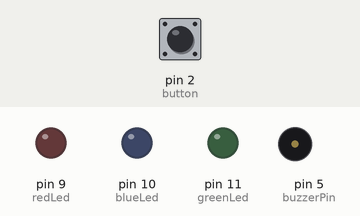
Recording of a sketch running on a simulated Arduino Uno, built with avr-gcc and run on an emulated ATmega328P. Shown: output pins drawn as LEDs (lit = HIGH), buzzer (waves = sounding). The inputs (shaded band) are chosen by the test bench; at power-on: pin 2 (button) LOW.

Above: at 1.2 s.
1.3 s: pin 2 (button) pulled HIGH for 0.15 s
At 1.8 s:
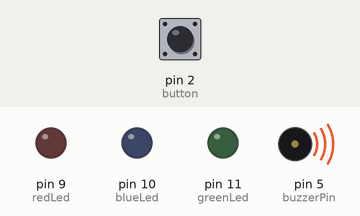
Timing chart, 0 to 10.4 s (numbered marks = the images above; inputs shaded):
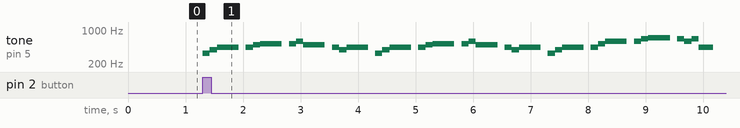

The sketch:

lab7_level3.ino
```cpp
// C++ code
// Emre YILMAZ
// 13.07.2021

int buzzerPin = 5; // buzzer is set to pin 5
int button = 2; // button is set to pin 2
int redLed = 9; // red led is set to pin 9
int greenLed = 11; // green led is set top pin 10
int blueLed = 10; // blue led is set to


//  Library  \\

#define NOTE_C4  262
#define NOTE_D4  294
#define NOTE_E4  330
#define NOTE_F4  349
#define NOTE_G4  392
#define NOTE_A4  440
#define NOTE_B4  494
#define NOTE_C5  523
#define NOTE_D5  587
#define NOTE_E5  659
#define NOTE_F5  698
#define NOTE_G5  784
#define NOTE_A5  880
#define NOTE_B5  988


void setup() {
  Serial.begin(9600);
  pinMode(redLed, OUTPUT);
  pinMode(greenLed, OUTPUT);
  pinMode(blueLed, OUTPUT);
  pinMode(buzzerPin, OUTPUT);
  pinMode(button, INPUT);
}
void loop() {

  songTone();

}


void songTone()
{
  int notes[] = {     // the notes
   NOTE_E4, NOTE_G4, NOTE_A4, NOTE_A4, 0,
   NOTE_A4, NOTE_B4, NOTE_C5, NOTE_C5, 0,
   NOTE_C5, NOTE_D5, NOTE_B4, NOTE_B4, 0,
   NOTE_A4, NOTE_G4, NOTE_A4, 0,

   NOTE_E4, NOTE_G4, NOTE_A4, NOTE_A4, 0,
   NOTE_A4, NOTE_B4, NOTE_C5, NOTE_C5, 0,
   NOTE_C5, NOTE_D5, NOTE_B4, NOTE_B4, 0,
   NOTE_A4, NOTE_G4, NOTE_A4, 0,

   NOTE_E4, NOTE_G4, NOTE_A4, NOTE_A4, 0,
   NOTE_A4, NOTE_C5, NOTE_D5, NOTE_D5, 0,
   NOTE_D5, NOTE_E5, NOTE_F5, NOTE_F5, 0,
   NOTE_E5, NOTE_D5, NOTE_E5, NOTE_A4, 0,

   NOTE_A4, NOTE_B4, NOTE_C5, NOTE_C5, 0,
   NOTE_D5, NOTE_E5, NOTE_A4, 0,
   NOTE_A4, NOTE_C5, NOTE_B4, NOTE_B4, 0,
   NOTE_C5, NOTE_A4, NOTE_B4, 0,
   NOTE_A4, NOTE_A4,
  };

  int duration[] = {   // the durations
    125, 125, 250, 125, 125, 125, 125, 250, 125, 125, 125, 125, 250, 125, 125, 125, 125, 375, 125,
    125, 125, 250, 125, 125, 125, 125, 250, 125, 125, 125, 125, 250, 125, 125, 125, 125, 375, 125,
    125, 125, 250, 125, 125, 125, 125, 250, 125, 125, 125, 125, 250, 125, 125, 125, 125, 125, 250,

  };

  if(digitalRead(button) == HIGH){ // if the button is pressed the buzzer will start to ring
    for(int i=0; i<78; i++){ // for loop to iterate all the notes and durations
      tone(buzzerPin, notes[i], duration[i]);
      delay(duration[i]);
      if(i % 2 == 0){ // if the i equals to even number the red led will be on - off
        digitalWrite(redLed, HIGH);
        digitalWrite(redLed, LOW);
      }else if(i % 2 == 1){ // if the i equals to odd number the green led will be on - off
        digitalWrite(greenLed, HIGH);
        digitalWrite(greenLed, LOW);
      }
      	// the blue led will be on - off in every iteration
        digitalWrite(blueLed, HIGH);
        digitalWrite(blueLed, LOW);
    }

  }

}
```

Measured:
- after the input at 1.3 s, tone on pin 5 (buzzerPin): plays 330 Hz for 0.13 s, 392 Hz for 0.13 s, 440 Hz for 0.38 s, 440 Hz for 0.13 s, 494 Hz for 0.13 s, 523 Hz for 0.38 s … (37 notes in this stretch), starting at once
